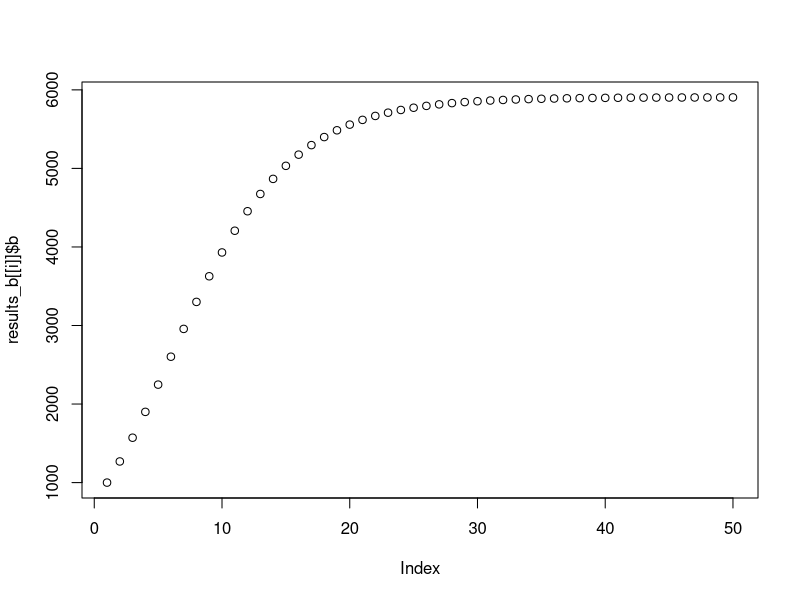
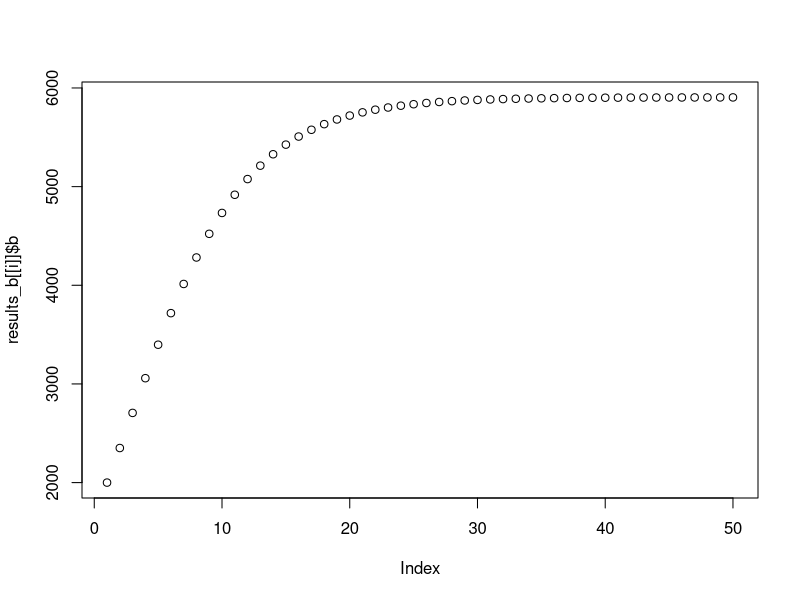
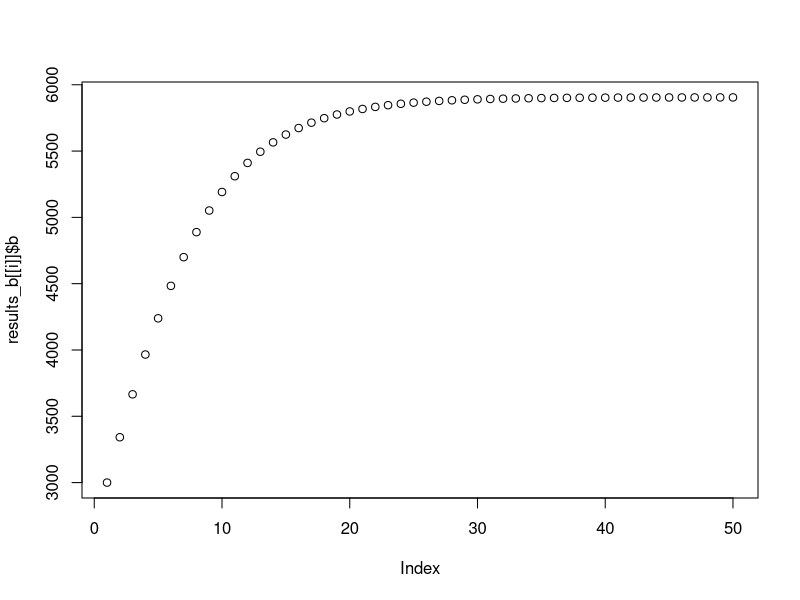
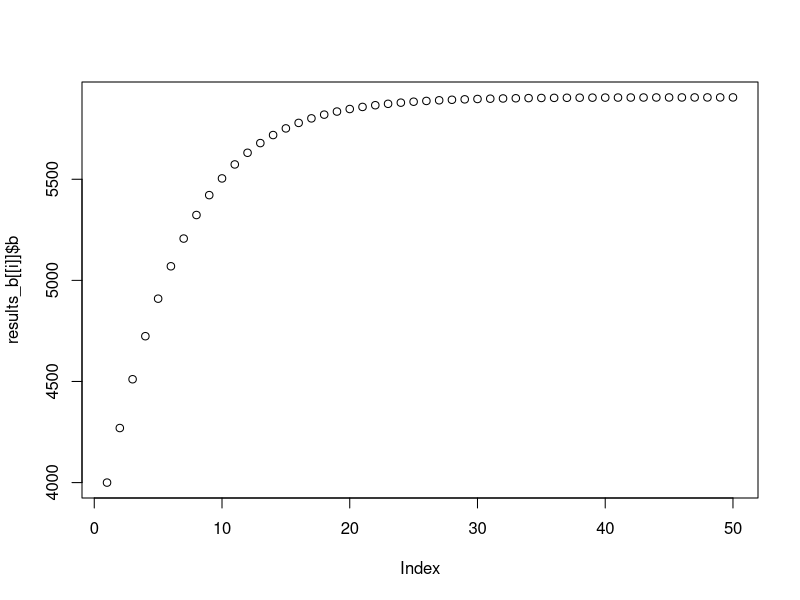
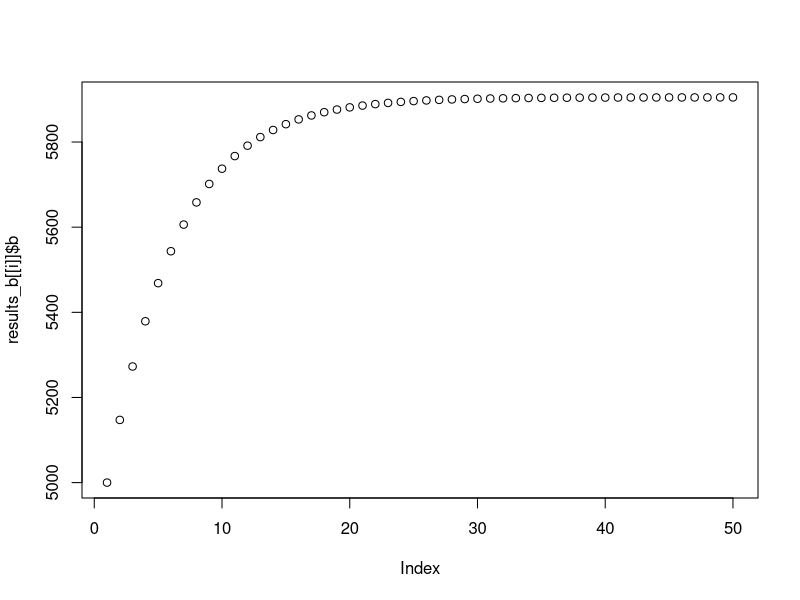
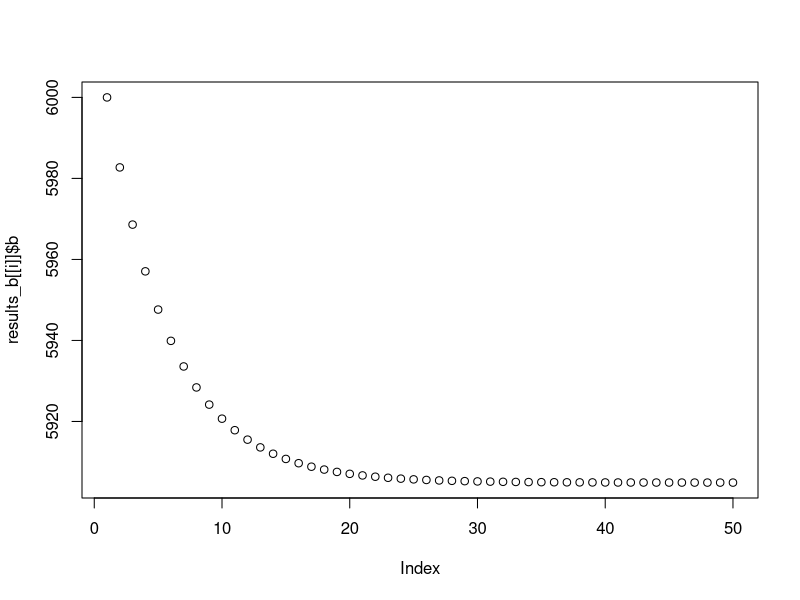
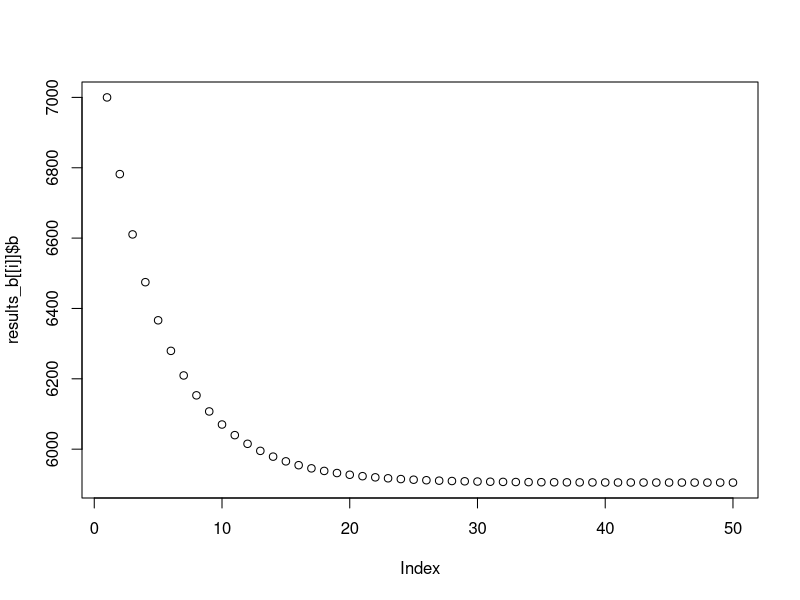
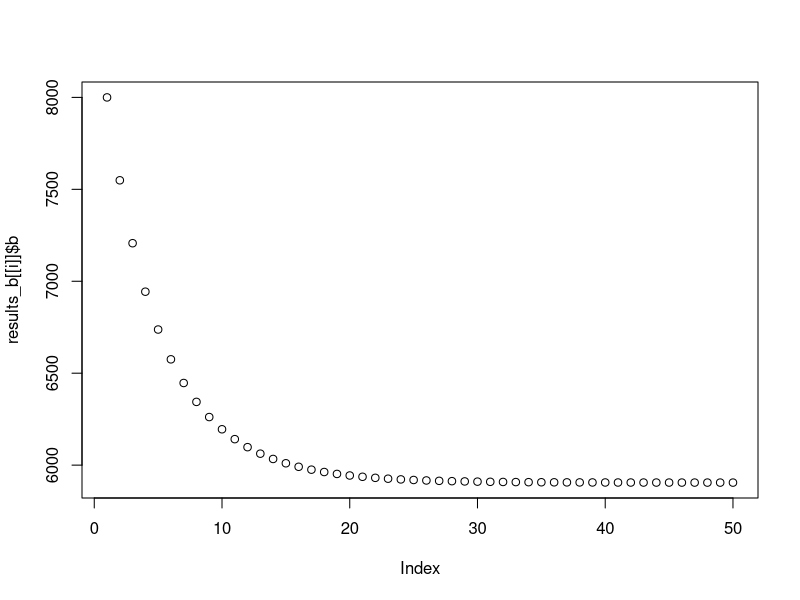

The R source for these figures, in order:
# Testing model behavior: Initial biomass

## This version tests the effect of varying intial biomass. Experiments will vary initial biomass
## but all other inputs in the model will remain constant 

# Set up a small trial number of experiments - vary biomass 
n_experiment = 10 

experiment <- data.frame(
  b = seq(1000, 10000, 1000)) #low end is 0.1K and high is 0.6K (from table)

# Model:
test_b <- function(b, f, r, r_s, p, k, years){
  # b = 1
  # f = 1.5
  # g = 0.2
  # g_s = -0.01
  # phi = 0.188
  # years = 50   Note: these values were to help setup the initial model and ensure it ran properly - we don't need these anymore
  
  results <- data.frame(
    b = rep(NA, years), c = rep(NA, years), 
    year = 1:years, r = rep(NA, years)) #Setup the results dataframe where the outputs will be writen for #years our experiment is running
  
  #Set the initial result for the outputs in year 1
  results$b[1] = b
  results$c[1] = f * b
  results$r[1] = r
  
  #Loop the model over the specified number of years
  for (t in 2:years) {
    
    results$c[t] = results$b[t-1] * f #define catch - won't need this if using the climate ready management below
    results$b[t] = results$b[t-1] + (results$r[t-1] / p) * results$b[t-1] * (1 - ((results$b[t-1]/k) ^ p)) - results$c[t]#operating model-PT
    results$r[t] = results$r[1] * (1 + (r_s*(t-1))) #climate model - how does r change with climate change in each year

  } 
  
  return(results)
}


# Run model over experiments:
results_b = list() 

for (i in 1:n_experiment){
  results_b[[i]] <- test_b(b = experiment$b[i], f = 0.1, r = 0.2, r_s = 0, p = 0.2,
                              years = 50, k = 10000)
}


#Plot the change in biomass over time for all 10 experiments:
for(i in 1:n_experiment){
  plot(results_b[[i]]$b)
}

# #Save a copy of plots to look at later:
# library(here)
# pdf(file = "/Users/saraorofino/Documents/GitHub/SomefinFishE/Models/behavior_checks/b/b_plots.pdf",
#     width = 4,
#     height = 4)
# 
# for(i in 1:n_experiment){
#   plot(results_b[[i]]$b)
# }
# 
# dev.off()

# Have a vector of starting b values to compare to the graphs
library(tidyverse)
b_intial <- as.data.frame(experiment$b) %>% 
  rename(b = "experiment$b")